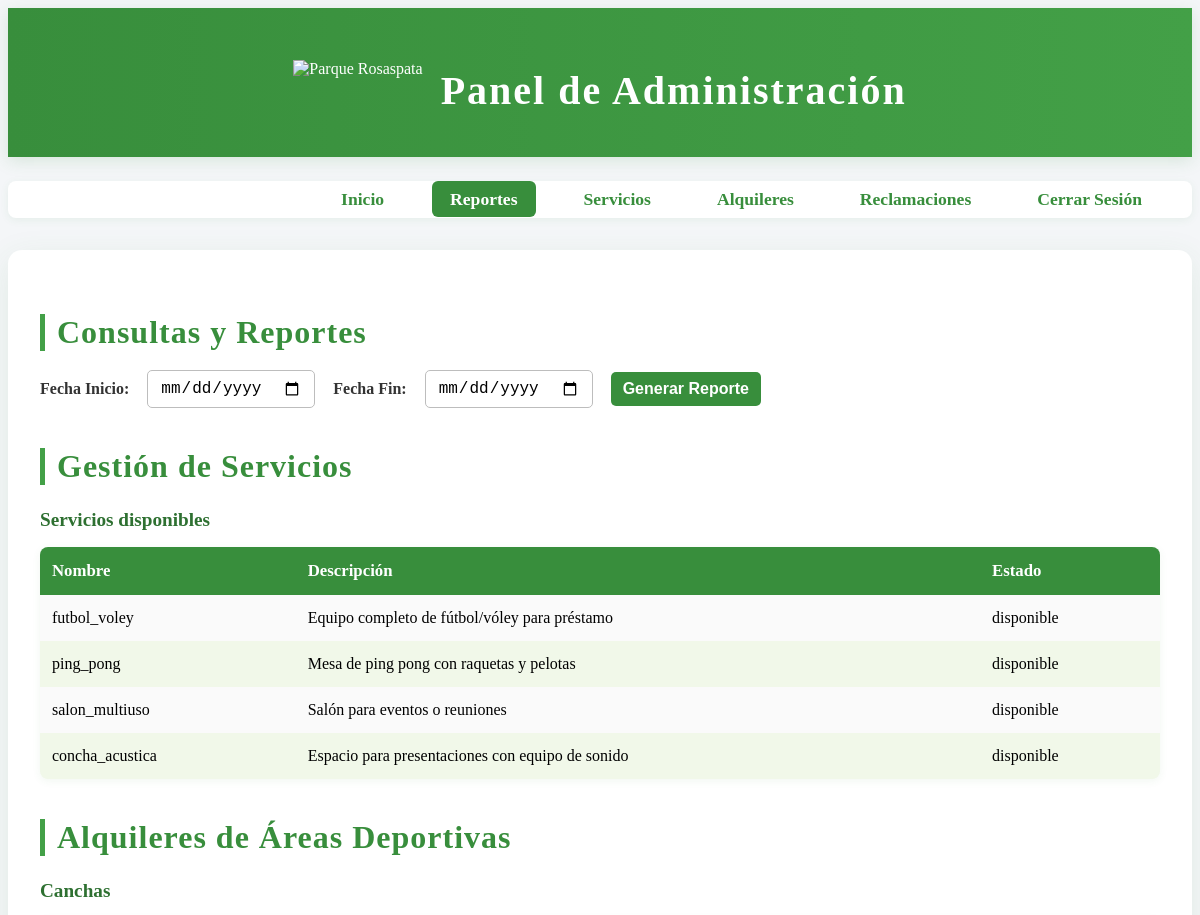
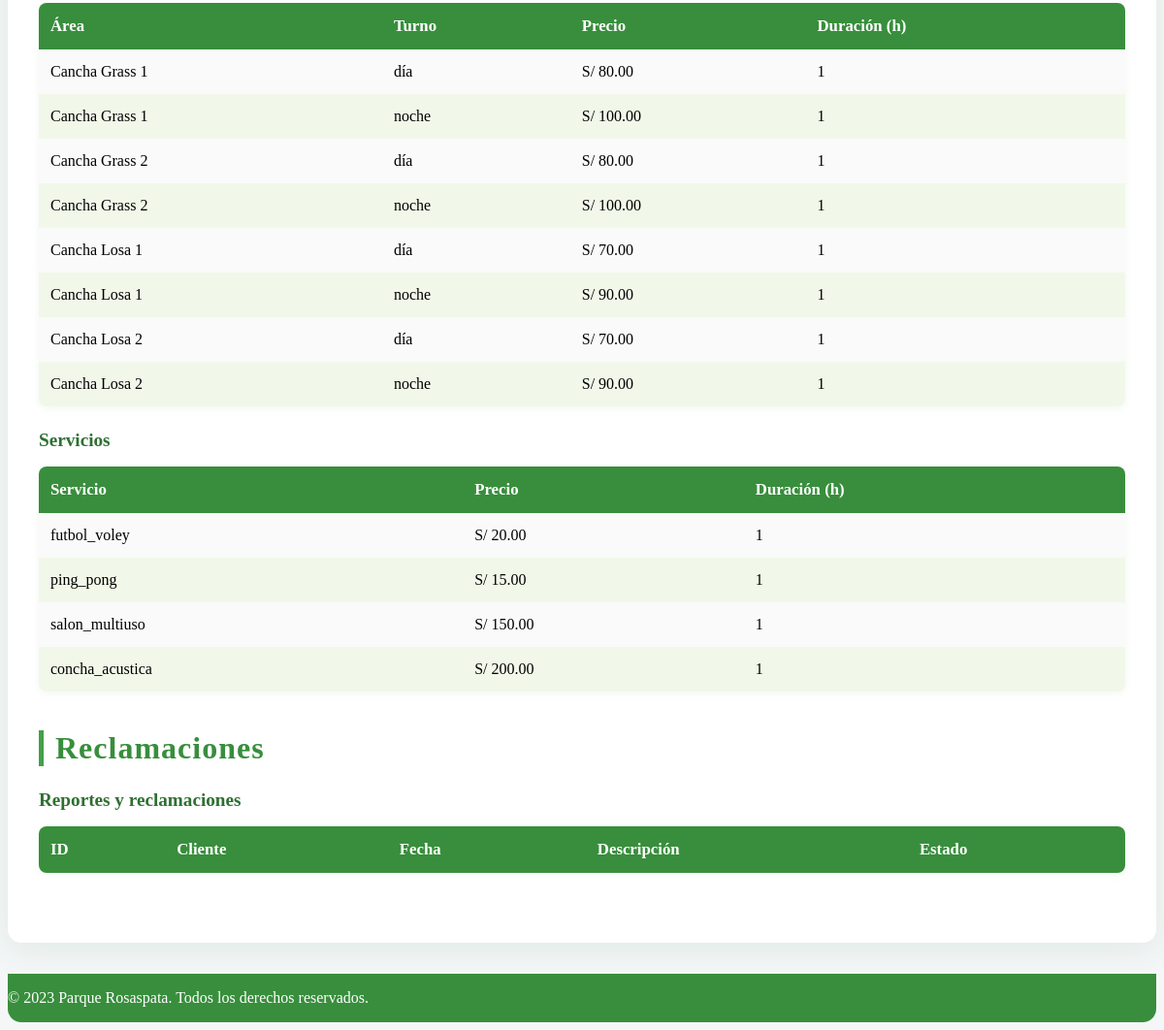
Page /admin/paneladmin.php (signed in) on the committed database (2 pictures, top to bottom).
### tables this page shows
CREATE TABLE servicios (
    id INT AUTO_INCREMENT PRIMARY KEY,
    nombre ENUM('futbol_voley', 'ping_pong', 'salon_multiuso', 'concha_acustica') NOT NULL,
    descripcion TEXT,
    estado ENUM('disponible', 'mantenimiento', 'ocupado') DEFAULT 'disponible'
);

CREATE TABLE alquileres_cancha (
    id INT AUTO_INCREMENT PRIMARY KEY,
    cancha_id INT NOT NULL,
    turno ENUM('día', 'noche') NOT NULL,
    precio DECIMAL(6,2) NOT NULL,
    duracion_horas INT DEFAULT 1,
    FOREIGN KEY (cancha_id) REFERENCES canchas(id)
);

CREATE TABLE canchas (
    id INT AUTO_INCREMENT PRIMARY KEY,
    nombre VARCHAR(50) NOT NULL,
    tipo ENUM('grass1', 'grass2', 'losa1', 'losa2') NOT NULL,
    descripcion TEXT,
    estado ENUM('disponible', 'mantenimiento', 'ocupada') DEFAULT 'disponible'
);

CREATE TABLE alquileres_servicios (
    id INT AUTO_INCREMENT PRIMARY KEY,
    servicio_id INT NOT NULL,
    precio DECIMAL(6,2) NOT NULL,
    duracion_horas INT DEFAULT 1,
    FOREIGN KEY (servicio_id) REFERENCES servicios(id)
);

### admin/paneladmin.php (the view, shortened to what this page needs)
<?php
require_once '../php/conexion.php';
?>
<!DOCTYPE html>
<html lang="es">
<head>
    <link rel="stylesheet" href="../css/styleadmin.css">
</head>
<body>
    <header class="admin-header">
        <div class="logo">
            <img src="../images/logo.png" alt="Parque Rosaspata">
            <h1>Panel de Administración</h1>
        </div>
    </header>
    <nav class="admin-nav">
        <ul>
            <li><a href="../index.php">Inicio</a></li>
            <li><a href="#reports" class="active">Reportes</a></li>
            <li><a href="#services">Servicios</a></li>
            <li><a href="#rentals">Alquileres</a></li>
            <li><a href="#claims">Reclamaciones</a></li>
            <li><a href="../php/logout.php">Cerrar Sesión</a></li>
        </ul>
    </nav>
    <main class="admin-container">
        <h2>Consultas y Reportes</h2>
        <section id="reports">
            <form method="POST" action="">
                <label for="start-date">Fecha Inicio:</label>
                <input type="date" id="start-date" name="start-date" required>
                <label for="end-date">Fecha Fin:</label>
                <input type="date" id="end-date" name="end-date" required>
                <button type="submit" name="generate-report">Generar Reporte</button>
            </form>
        </section>
        <h2>Gestión de Servicios</h2>
        <section id="services">
            <?php
            $stmt = $conn->query("SELECT * FROM servicios");
            $services = $stmt->fetchAll(PDO::FETCH_ASSOC);
            echo "<div class='table-title'>Servicios disponibles</div>";
            echo "<table><thead><tr><th>Nombre</th><th>Descripción</th><th>Estado</th></tr></thead><tbody>";
            foreach ($services as $service) {
                echo "<tr><td>{$service['nombre']}</td><td>{$service['descripcion']}</td><td>{$service['estado']}</td></tr>";
            }
            echo "</tbody></table>";
            ?>
        </section>
        <h2>Alquileres de Áreas Deportivas</h2>
        <section id="rentals">
            <?php
            $stmt = $conn->query("SELECT ac.id, c.nombre as area, ac.turno, ac.precio, ac.duracion_horas FROM alquileres_cancha ac JOIN canchas c ON ac.cancha_id = c.id");
            $rentals = $stmt->fetchAll(PDO::FETCH_ASSOC);
            echo "<div class='table-title'>Canchas</div>";
            echo "<table><thead><tr><th>Área</th><th>Turno</th><th>Precio</th><th>Duración (h)</th></tr></thead><tbody>";
            foreach ($rentals as $rental) {
                echo "<tr><td>{$rental['area']}</td><td>{$rental['turno']}</td><td>S/ {$rental['precio']}</td><td>{$rental['duracion_horas']}</td></tr>";
            }
            echo "</tbody></table>";
            $stmt = $conn->query("SELECT als.id, s.nombre as servicio, als.precio, als.duracion_horas FROM alquileres_servicios als JOIN servicios s ON als.servicio_id = s.id");
            $rentals = $stmt->fetchAll(PDO::FETCH_ASSOC);
            echo "<div class='table-title'>Servicios</div>";
            echo "<table><thead><tr><th>Servicio</th><th>Precio</th><th>Duración (h)</th></tr></thead><tbody>";
            foreach ($rentals as $rental) {
                echo "<tr><td>{$rental['servicio']}</td><td>S/ {$rental['precio']}</td><td>{$rental['duracion_horas']}</td></tr>";
            }
            echo "</tbody></table>";
            ?>
        </section>
        <h2>Reclamaciones</h2>
        <section id="claims">
            <?php
            echo "<div class='table-title'>Reportes y reclamaciones</div>";
            echo "<table><thead><tr><th>ID</th><th>Cliente</th><th>Fecha</th><th>Descripción</th><th>Estado</th></tr></thead><tbody>";
            echo "</tbody></table>";
            ?>
        </section>
    </main>
    <footer>
        <p style="background:#388e3c;color:#fff;padding:1rem 0;margin:0;border-radius:0 0 14px 14px;">&copy; 2023 Parque Rosaspata. Todos los derechos reservados.</p>
    </footer>
</body>
</html>

### css/styleadmin.css (style rules this page uses)
body { background: #f4f6f8; }
.admin-header { background: linear-gradient(90deg, #388e3c 0%, #43a047 100%); color: #fff; padding: 2rem 0 1rem 0; box-shadow: 0 4px 16px rgba(56,142,60,0.15); }
.admin-header .logo { display: flex; align-items: center; justify-content: center; }
.admin-header img { height: 60px; margin-right: 18px; }
.admin-header h1 { font-size: 2.5rem; font-weight: 700; letter-spacing: 2px; }
.admin-nav { background: #fff; box-shadow: 0 2px 8px rgba(56,142,60,0.08); border-radius: 8px; margin: 1.5rem auto 2rem auto; max-width: 1200px; padding: 0.5rem 2rem; }
.admin-nav ul { display: flex; justify-content: flex-end; gap: 30px; list-style: none; margin: 0; padding: 0; }
.admin-nav ul li a, .admin-nav ul li button { color: #388e3c; font-weight: 600; text-decoration: none; background: none; border: none; font-size: 1.1rem; padding: 8px 18px; border-radius: 6px; transition: background 0.2s, color 0.2s; cursor: pointer; }
.admin-nav ul li a:hover, .admin-nav ul li button:hover, .admin-nav ul li a.active { background: #388e3c; color: #fff; }
.admin-container { max-width: 1200px; margin: 2rem auto; padding: 2rem; background: #fff; border-radius: 14px; box-shadow: 0 8px 32px rgba(56,142,60,0.10); }
h2 { color: #388e3c; margin-top: 2rem; margin-bottom: 1.2rem; font-size: 2rem; border-left: 5px solid #43a047; padding-left: 12px; letter-spacing: 1px; }
section { margin-bottom: 2.5rem; }
form { display: flex; flex-wrap: wrap; gap: 18px; align-items: center; margin-bottom: 1.5rem; }
form label { font-weight: 600; color: #333; }
form input, form button, form textarea, form select { padding: 8px 12px; border-radius: 5px; border: 1px solid #bdbdbd; font-size: 1rem; }
form button { background: #388e3c; color: #fff; border: none; font-weight: 600; transition: background 0.2s; }
table { width: 100%; border-collapse: collapse; margin-top: 1rem; background: #fafafa; border-radius: 8px; overflow: hidden; box-shadow: 0 2px 8px rgba(56,142,60,0.07); }
th, td { padding: 14px 12px; text-align: left; }
th { background: #388e3c; color: #fff; font-size: 1.05rem; font-weight: 700; }
tr:nth-child(even) { background: #f1f8e9; }
.table-title { font-size: 1.2rem; color: #2e7031; margin-top: 1.5rem; margin-bottom: 0.5rem; font-weight: 600; }

### rows in the picture
servicios: nombre "futbol_voley", descripcion "Equipo completo de fútbol/vóley para préstamo", estado "disponible"
servicios: nombre "ping_pong", descripcion "Mesa de ping pong con raquetas y pelotas", estado "disponible"
servicios: nombre "salon_multiuso", descripcion "Salón para eventos o reuniones", estado "disponible"
servicios: nombre "concha_acustica", descripcion "Espacio para presentaciones con equipo de sonido", estado "disponible"
alquileres_cancha: cancha.nombre "Cancha Grass 1", turno "día", precio "80.00", duracion_horas "1"
alquileres_cancha: cancha.nombre "Cancha Grass 1", turno "noche", precio "100.00", duracion_horas "1"
alquileres_cancha: cancha.nombre "Cancha Grass 2", turno "día", precio "80.00", duracion_horas "1"
alquileres_cancha: cancha.nombre "Cancha Grass 2", turno "noche", precio "100.00", duracion_horas "1"
alquileres_cancha: cancha.nombre "Cancha Losa 1", turno "día", precio "70.00", duracion_horas "1"
alquileres_cancha: cancha.nombre "Cancha Losa 1", turno "noche", precio "90.00", duracion_horas "1"
alquileres_cancha: cancha.nombre "Cancha Losa 2", turno "día", precio "70.00", duracion_horas "1"
alquileres_cancha: cancha.nombre "Cancha Losa 2", turno "noche", precio "90.00", duracion_horas "1"
alquileres_servicios: servicio.nombre "futbol_voley", precio "20.00", duracion_horas "1"
alquileres_servicios: servicio.nombre "ping_pong", precio "15.00", duracion_horas "1"
alquileres_servicios: servicio.nombre "salon_multiuso", precio "150.00", duracion_horas "1"
alquileres_servicios: servicio.nombre "concha_acustica", precio "200.00", duracion_horas "1"
